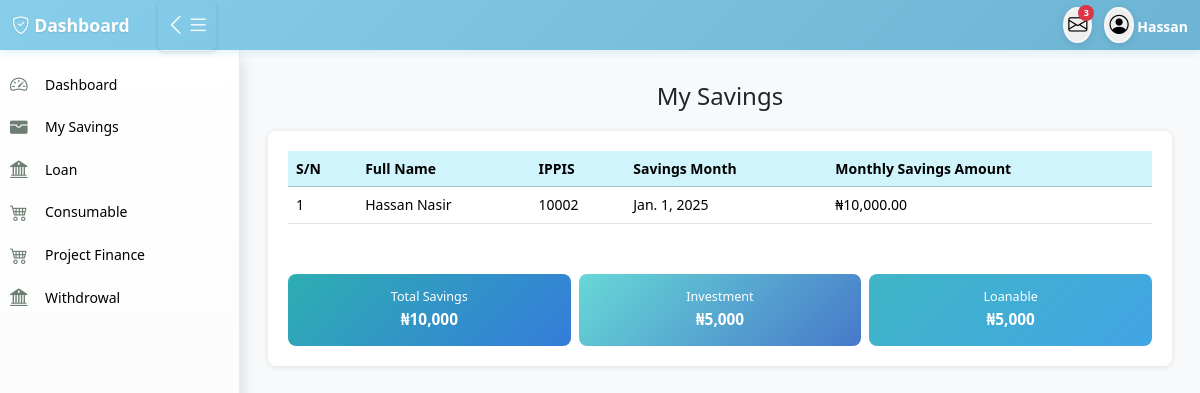
Page /member/member_savings/ (signed in) on the earlier database version.
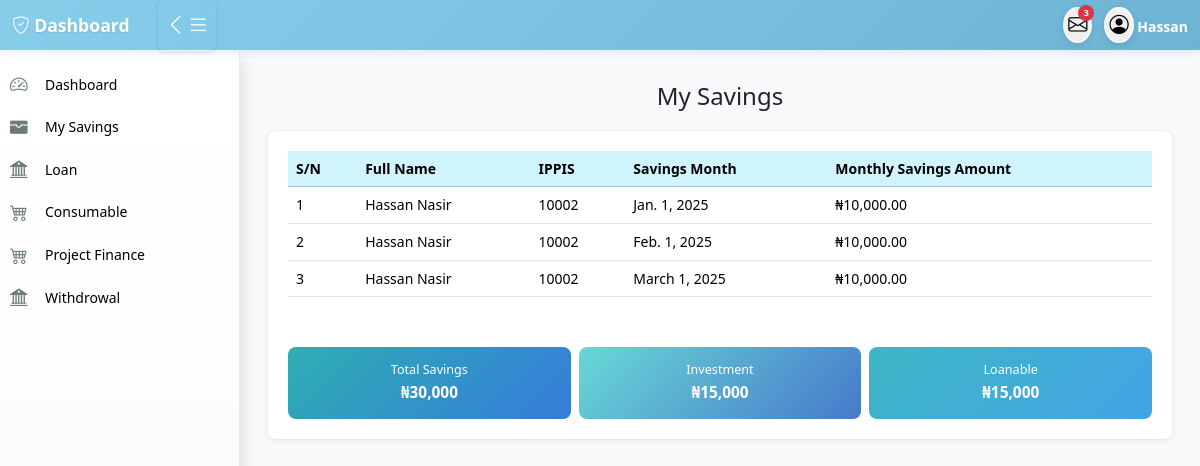
Same page on the later database version.
### savings/models.py (models this page shows, shortened)
class Savings(models.Model):
    member = models.ForeignKey("accounts.Member", on_delete=models.CASCADE,related_name="savings")
    month = models.DateField(db_index=True)
    month_saving = models.DecimalField(max_digits=10, decimal_places=2)
    original_amount = models.DecimalField(max_digits=10, decimal_places=2, null=True, blank=True)
    date_created = models.DateTimeField(auto_now_add=True)
    class Meta:
        unique_together = ("member", "month")  # Prevents duplicates for the same month
        indexes = [
        models.Index(fields=["member", "month"]),
    ]

### accounts/models.py (models this page shows, shortened)
class Member(models.Model):
    member = models.OneToOneField(User, on_delete=models.CASCADE, null=True, blank=True,related_name='member')
    ippis = models.IntegerField(unique=True)  # Required and unique
    total_savings = models.DecimalField(max_digits=12, decimal_places=2, blank=True, null=True)

class User(AbstractUser):
    first_name = models.CharField(max_length=100)
    last_name = models.CharField(max_length=100)
    other_name = models.CharField(max_length=100,blank=True,null=True)
    date_of_birth = models.DateField(blank=True,null=True)
    username = models.CharField(max_length=100, unique=True)
    savings = models.IntegerField(blank=True,null=True)
    account_type = models.CharField(max_length=100,blank=True,null=True)
    department = models.CharField(max_length=100)
    unit = models.CharField(max_length=100,blank=True,null=True)
    gender = models.ForeignKey(Gender, on_delete=models.CASCADE, blank=True, null=True)
    group = models.ForeignKey(UserGroup, on_delete=models.CASCADE, blank=True, null=True)
    marital_status = models.ForeignKey(MaritalStatus,on_delete=models.SET_NULL, null=True, blank=True)
    religion = models.ForeignKey(Religion, on_delete=models.SET_NULL, null=True, blank=True,)
    passport = models.ImageField(upload_to='passport', blank=True, null=True)
    phone1 = models.CharField(max_length=15,null=True, blank=True)
    phone2 = models.CharField(max_length=15, null=True, blank=True)
    email = models.EmailField(blank=True, null=True)
    member_number = models.CharField(max_length=100)

### member/views.py (the view)
# urls.py: path('member_savings/',views.member_savings,name="member_savings"),
def member_savings(request):
    try:
        member = Member.objects.get(member=request.user)
    except Member.DoesNotExist:
        return redirect('login')
    savings = Savings.objects.filter(member=member)
    total_savings = savings.aggregate(total=Sum('month_saving'))['total'] or 0
    subscription_fee = member.interest.amount if hasattr(member, 'interest') and member.interest else 0
    net_savings = total_savings - subscription_fee
    total_investment = net_savings / 2
    total_loanable = net_savings / 2
    context = {
        'savings': savings,
        'total_savings': total_savings,
        'total_investment': total_investment,
        'total_loanable': total_loanable,
    }
    return render(request, 'member/member_savings.html', context)

### templates/member/member_savings.html (shortened to what this page needs)
{% extends 'base/base.html' %}
{% load humanize %}
{% load static %}
{% block content %}
<h4 class="text-center">My Savings</h4>
<div class="content-card">
    <div class="table-responsive">
        <table class="table table-hover">
            <thead class="table table-info">
                <tr>
                    <th>S/N</th>
                    <th class="text-nowrap text-truncate" style="max-width: 270px;">Full Name</th>
                    <th>IPPIS</th>
                    <th class="text-nowrap">Savings Month</th>
                    <th class="text-nowrap">Monthly Savings Amount</th>
                </tr>
            </thead>
            <tbody>
                {% for m in savings %}
                <tr>
                    <td>{{ forloop.counter }}</td>
                    <td class="text-nowrap text-truncate" style="max-width: 270px;">{{ m.member.member.first_name }} {{ m.member.member.last_name }}</td>
                    <td>{{ m.member.ippis }}</td>
                    <td class="text-nowrap text-truncate" style="max-width: 270px;">{{ m.month }}</td>
                    <td>₦{{ m.month_saving|default:0|intcomma }}</td>
                </tr>
                {% empty %}
                <tr>
                    <td colspan="5" class="text-center">No savings records found.</td>
                </tr>
                {% endfor %}
            </tbody>
        </table>
    </div>
    <div class="row g-2 mt-3">
        <div class="col-12 col-md-4">
            <div class="savings-summary-card a1">
                <h6>Total Savings</h6>
                <p>₦{{ total_savings|default:0|intcomma }}</p>
            </div>
        </div>
        <div class="col-12 col-md-4">
            <div class="savings-summary-card a2">
                <h6>Investment</h6>
                <p>₦{{ total_investment|default:0|intcomma }}</p>
            </div>
        </div>
        <div class="col-12 col-md-4">
            <div class="savings-summary-card a3">
                <h6>Loanable</h6>
                <p>₦{{ total_loanable|default:0|intcomma }}</p>
            </div>
        </div>
    </div>
</div>
{% endblock content %}

Differences in the rows shown:
added Savings: member.member.first_name "Hassan", member.member.last_name "Nasir", member.ippis "10002", month "Feb. 1, 2025", month_saving "10,000.00"
added Savings: member.member.first_name "Hassan", member.member.last_name "Nasir", member.ippis "10002", month "March 1, 2025", month_saving "10,000.00"
Other differences:
{{ total_savings|default:0|intcomma }}: "10,000" → "30,000"
{{ total_investment|default:0|intcomma }}: "5,000" → "15,000"
{{ total_loanable|default:0|intcomma }}: "5,000" → "15,000"
